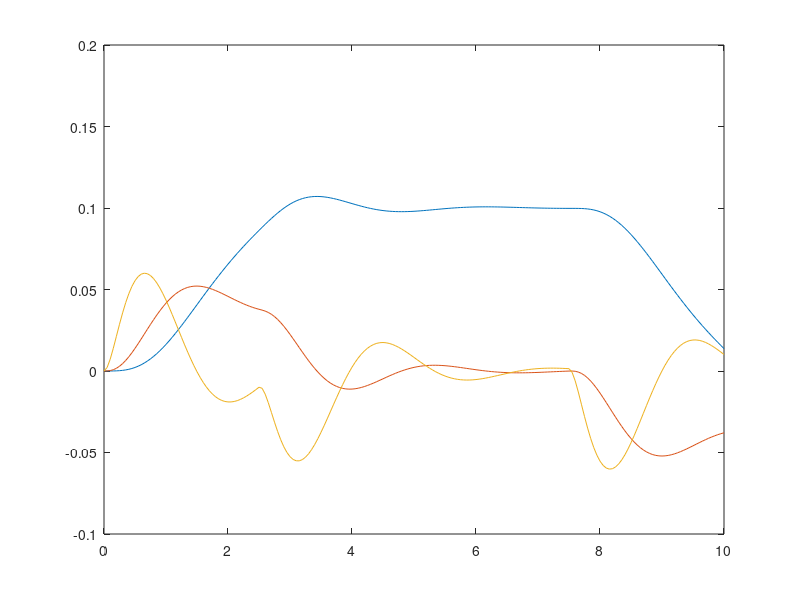

Write MATLAB code to recreate this figure.
clearvars;

% Ejercicio 5.1.3.
A = [[0 1 0];[0 0 1];[-50 -20 -10]];
B = [0;0;1];
C = [30 0 0];
D = 0;

sys = ss(A,B,C,D);

% Apartado 2
%step(sys) 

% Apartado 3
x0 = [0;5;-1];
u0 = [0;0;0];
%initial ( sys , x0 );
[y , t ,x ] = initial ( sys , x0 );
plot(t,x);

% Apartado 4
t = 0:0.05:10;
u4 = zeros(length(t),1);
u4(t>=0) = 1;
%lsim ( sys , u4 , t , x0 );
%[y , ts , x ] = lsim ( sys , u4 , t , x0 );
%plot(ts,y,ts,u4);

% Apartado 5
u5 = zeros(length(t),1);
u5 = max(0,min(t,2.5)*2);
x0_5 = [0;0;0];
t3_a = t >= 7.5;
t3 = t(t3_a);
u5(t>=7.5) = linspace(5, 0, length(t3));
[y , ts , x ] = lsim ( sys , u5 , t , x0_5 );
plot(ts,x);

% Apartado 6
%systf = tf(sys);
%step(sys) 
%step(systf)